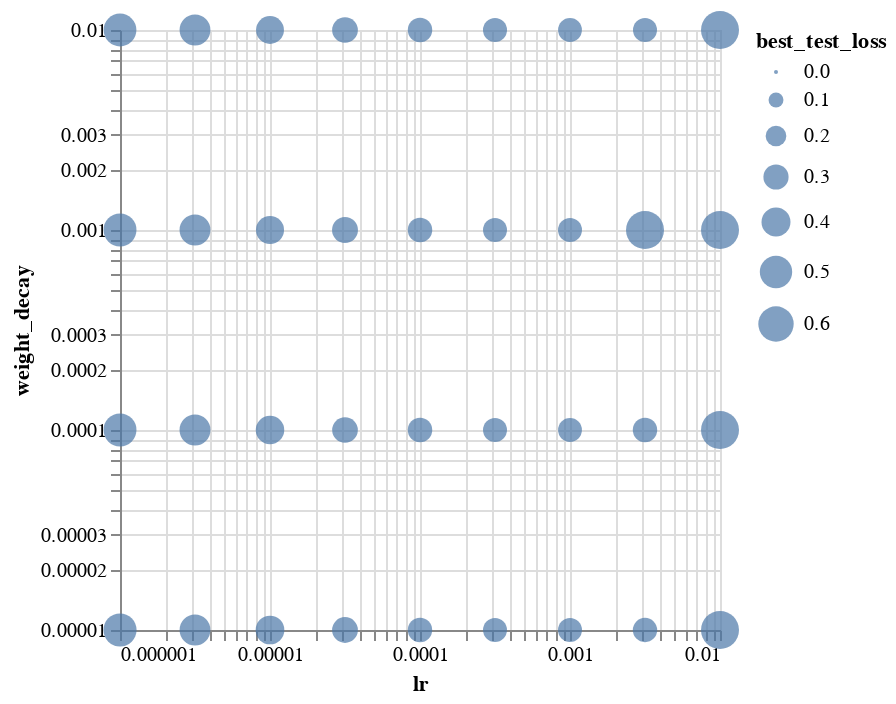

Source (notebook cell):
### Code cell
alt.Chart(sweep_df).mark_circle(size=200).encode(
    alt.X('lr').scale(type='log'),
    alt.Y('weight_decay').scale(type='log'),
    alt.Size('best_test_loss:Q')#.scale(scheme="turbo")
)

### Figure 1 — Vega-Lite specification as saved in the notebook (floating-point values rounded to 4 significant figures)
{"config": {"view": {"continuousWidth": 300, "continuousHeight": 300}}, "data": {"name": "data-41113ffffb2bed9fe793e92c8d474726"}, "mark": {"type": "circle", "size": 200}, "encoding": {"size": {"field": "best_test_loss", "type": "quantitative"}, "x": {"field": "lr", "scale": {"type": "log"}, "type": "quantitative"}, "y": {"field": "weight_decay", "scale": {"type": "log"}, "type": "quantitative"}}, "$schema": "https://vega.github.io/schema/vega-lite/v5.20.1.json", "datasets": {"data-41113ffffb2bed9fe793e92c8d474726": [{"lr": 0.01, "weight_decay": 0.01, "train_losses": [0.734, NaN], "test_losses": [0.693, 901.9], "test_accs": [0.5101, 0.4899], "best_test_loss": 0.693}, {"lr": 0.01, "weight_decay": 0.001, "train_losses": [0.7318, 0.6929], "test_losses": [0.693, 0.693], "test_accs": [0.5101, 0.5101], "best_test_loss": 0.693}, {"lr": 0.01, "weight_decay": 0.0001, "train_losses": [0.7373, 0.6929], "test_losses": [0.693, 0.693], "test_accs": [0.5101, 0.5101], "best_test_loss": 0.693}, {"lr": 0.01, "weight_decay": 1e-05, "train_losses": [0.705, 0.6929], "test_losses": [0.693, 0.693], "test_accs": [0.5101, 0.5101], "best_test_loss": 0.693}, {"lr": 0.003162, "weight_decay": 0.01, "train_losses": [0.3163, 0.2752], "test_losses": [0.285, 0.2716], "test_accs": [0.8736, 0.8801], "best_test_loss": 0.2716}, {"lr": 0.003162, "weight_decay": 0.001, "train_losses": [0.6956, 0.6929], "test_losses": [0.6929, 0.6929], "test_accs": [0.5101, 0.5101], "best_test_loss": 0.6929}, {"lr": 0.003162, "weight_decay": 0.0001, "train_losses": [0.3142, NaN], "test_losses": [0.2822, 0.6929], "test_accs": [0.8751, 0.5101], "best_test_loss": 0.2822}, {"lr": 0.003162, "weight_decay": 1e-05, "train_losses": [0.3098, 0.5233], "test_losses": [0.2801, 0.6929], "test_accs": [0.8758, 0.5101], "best_test_loss": 0.2801}, {"lr": 0.001, "weight_decay": 0.01, "train_losses": [0.3013, 0.2694], "test_losses": [0.2757, 0.2672], "test_accs": [0.8781, 0.8825], "best_test_loss": 0.2672}, {"lr": 0.001, "weight_decay": 0.001, "train_losses": [0.3045, 0.2713], "test_losses": [0.2804, 0.2719], "test_accs": [0.8763, 0.8807], "best_test_loss": 0.2719}, {"lr": 0.001, "weight_decay": 0.0001, "train_losses": [0.3039, 0.2707], "test_losses": [0.2786, 0.2676], "test_accs": [0.8769, 0.8821], "best_test_loss": 0.2676}, {"lr": 0.001, "weight_decay": 1e-05, "train_losses": [0.3022, 0.2704], "test_losses": [0.2812, 0.2707], "test_accs": [0.8763, 0.8815], "best_test_loss": 0.2707}, {"lr": 0.0003162, "weight_decay": 0.01, "train_losses": [0.3148, 0.274], "test_losses": [0.2873, 0.2725], "test_accs": [0.8727, 0.8797], "best_test_loss": 0.2725}, {"lr": 0.0003162, "weight_decay": 0.001, "train_losses": [0.3151, 0.2745], "test_losses": [0.2862, 0.271], "test_accs": [0.873, 0.8802], "best_test_loss": 0.271}, {"lr": 0.0003162, "weight_decay": 0.0001, "train_losses": [0.3143, 0.274], "test_losses": [0.2858, 0.2709], "test_accs": [0.8736, 0.8803], "best_test_loss": 0.2709}, {"lr": 0.0003162, "weight_decay": 1e-05, "train_losses": [0.3143, 0.2733], "test_losses": [0.2827, 0.2701], "test_accs": [0.8748, 0.8805], "best_test_loss": 0.2701}, {"lr": 0.0001, "weight_decay": 0.01, "train_losses": [0.3566, 0.2888], "test_losses": [0.3015, 0.2835], "test_accs": [0.8655, 0.8742], "best_test_loss": 0.2835}, {"lr": 0.0001, "weight_decay": 0.001, "train_losses": [0.353, 0.2886], "test_losses": [0.3038, 0.2847], "test_accs": [0.8644, 0.8736], "best_test_loss": 0.2847}, {"lr": 0.0001, "weight_decay": 0.0001, "train_losses": [0.3507, 0.2895], "test_losses": [0.3032, 0.2848], "test_accs": [0.8649, 0.8736], "best_test_loss": 0.2848}, {"lr": 0.0001, "weight_decay": 1e-05, "train_losses": [0.351, 0.2873], "test_losses": [0.2996, 0.2818], "test_accs": [0.8666, 0.8751], "best_test_loss": 0.2818}, {"lr": 3.162e-05, "weight_decay": 0.01, "train_losses": [0.4163, 0.3246], "test_losses": [0.3495, 0.3135], "test_accs": [0.8411, 0.8595], "best_test_loss": 0.3135}, {"lr": 3.162e-05, "weight_decay": 0.001, "train_losses": [0.4235, 0.3315], "test_losses": [0.359, 0.3185], "test_accs": [0.836, 0.857], "best_test_loss": 0.3185}, {"lr": 3.162e-05, "weight_decay": 0.0001, "train_losses": [0.4158, 0.3249], "test_losses": [0.3473, 0.3118], "test_accs": [0.8423, 0.8604], "best_test_loss": 0.3118}, {"lr": 3.162e-05, "weight_decay": 1e-05, "train_losses": [0.4224, 0.3292], "test_losses": [0.3564, 0.3145], "test_accs": [0.8374, 0.859], "best_test_loss": 0.3145}, {"lr": 1e-05, "weight_decay": 0.01, "train_losses": [0.479, 0.3933], "test_losses": [0.4208, 0.3705], "test_accs": [0.8025, 0.83], "best_test_loss": 0.3705}, {"lr": 1e-05, "weight_decay": 0.001, "train_losses": [0.4861, 0.3993], "test_losses": [0.4286, 0.3736], "test_accs": [0.798, 0.8284], "best_test_loss": 0.3736}, {"lr": 1e-05, "weight_decay": 0.0001, "train_losses": [0.4873, 0.4104], "test_losses": [0.4363, 0.387], "test_accs": [0.7934, 0.821], "best_test_loss": 0.387}, {"lr": 1e-05, "weight_decay": 1e-05, "train_losses": [0.4879, 0.4126], "test_losses": [0.4359, 0.3916], "test_accs": [0.7934, 0.8183], "best_test_loss": 0.3916}, {"lr": 3.162e-06, "weight_decay": 0.01, "train_losses": [0.5394, 0.4707], "test_losses": [0.4908, 0.4542], "test_accs": [0.7598, 0.7828], "best_test_loss": 0.4542}, {"lr": 3.162e-06, "weight_decay": 0.001, "train_losses": [0.5442, 0.473], "test_losses": [0.4938, 0.4561], "test_accs": [0.7573, 0.7816], "best_test_loss": 0.4561}, {"lr": 3.162e-06, "weight_decay": 0.0001, "train_losses": [0.5452, 0.4736], "test_losses": [0.4941, 0.4574], "test_accs": [0.7568, 0.7807], "best_test_loss": 0.4574}, {"lr": 3.162e-06, "weight_decay": 1e-05, "train_losses": [0.5397, 0.4689], "test_losses": [0.4889, 0.4531], "test_accs": [0.7609, 0.7836], "best_test_loss": 0.4531}, {"lr": 1e-06, "weight_decay": 0.01, "train_losses": [0.6033, 0.5324], "test_losses": [0.5545, 0.5136], "test_accs": [0.7127, 0.7433], "best_test_loss": 0.5136}, {"lr": 1e-06, "weight_decay": 0.001, "train_losses": [0.5995, 0.5354], "test_losses": [0.556, 0.5181], "test_accs": [0.7126, 0.7409], "best_test_loss": 0.5181}, {"lr": 1e-06, "weight_decay": 0.0001, "train_losses": [0.5986, 0.5343], "test_losses": [0.5543, 0.517], "test_accs": [0.7131, 0.7409], "best_test_loss": 0.517}, {"lr": 1e-06, "weight_decay": 1e-05, "train_losses": [0.6104, 0.545], "test_losses": [0.567, 0.5259], "test_accs": [0.7028, 0.7351], "best_test_loss": 0.5259}]}}
